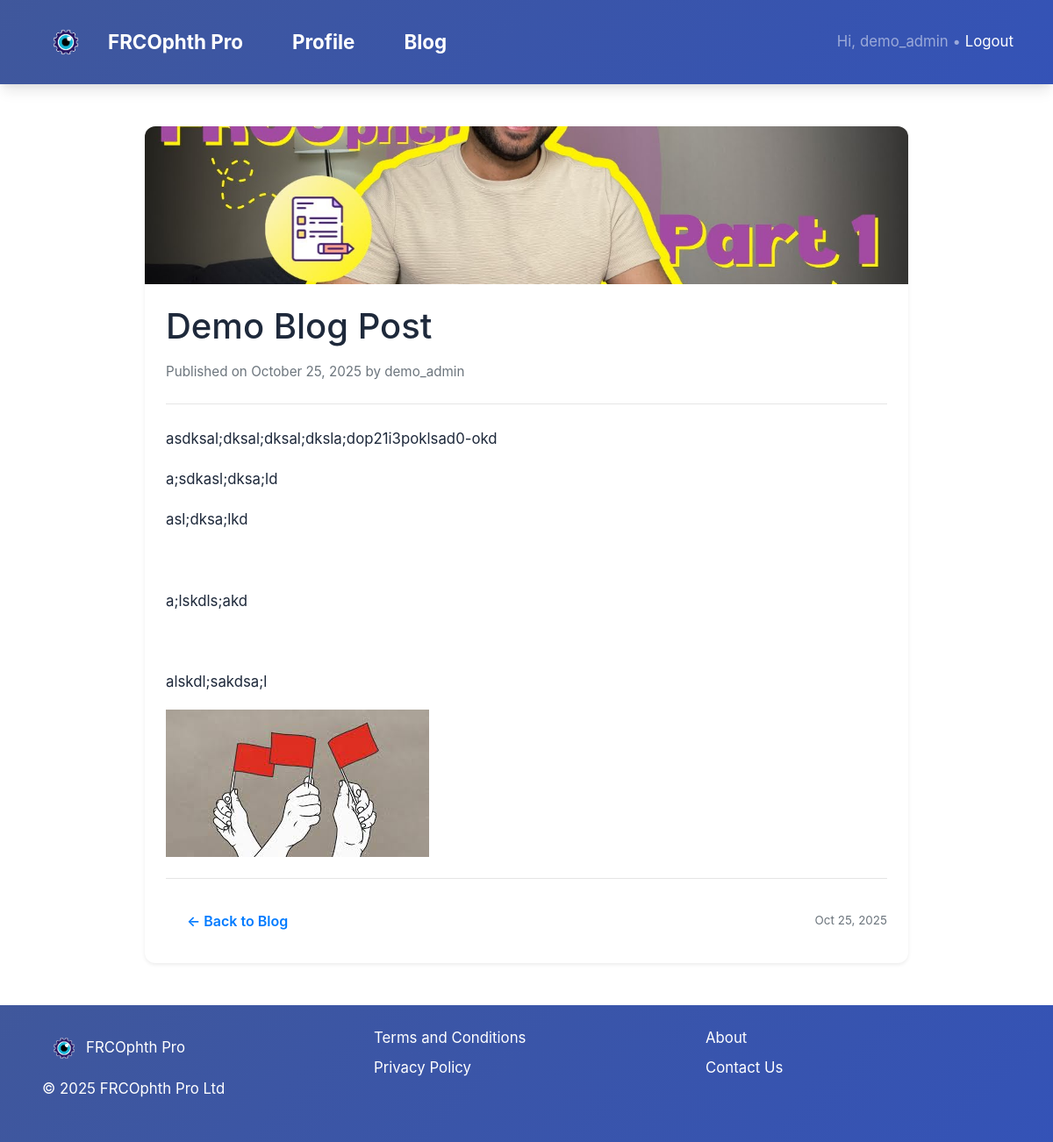
/Quizzes/blog/demo-blog-post/ (signed in), run on the app's committed database.
### Quizzes/models.py (models this page shows, shortened)
class BlogPost(models.Model):
    title = models.CharField(max_length=200)
    slug = models.SlugField(unique=True, blank=True)
    thumbnail = models.ImageField(upload_to='blog_images/', blank=True, null=True)
    short_description = models.TextField(max_length=300, help_text="Shown on the blog homepage.")
    content = CKEditor5Field(config_name='default')
    created_at = models.DateTimeField(auto_now_add=True)
    author = models.ForeignKey(User, on_delete=models.CASCADE)
    class Meta:
        ordering = ['-created_at']

### Quizzes/views.py (the view)
# urls.py: path("blog/<slug:slug>/", views.blog_detail, name="blog_detail"),
def blog_detail(request, slug):
    post = get_object_or_404(BlogPost, slug=slug)
    return render(request, "Quizzes/blog_detail.html", {"post": post})

### Quizzes/templates/Quizzes/blog_detail.html (shortened to what this page needs)
{% extends 'Quizzes/base.html' %}
{% load static %}
{% block content %}
<div class="container my-5" style="max-width: 900px;">
  <div class="card shadow-sm border-0 rounded-4 overflow-hidden">
    {% if post.thumbnail %}
      <img src="{{ post.thumbnail.url }}" alt="{{ post.title }}" class="card-img-top">
    {% endif %}
    <div class="card-body px-4 py-4">
      <h1 class="fw-bold mb-3">{{ post.title }}</h1>
      <p class="text-muted mb-4" style="font-size: 0.95rem;">
        Published on {{ post.created_at|date:"F j, Y" }} by {{ post.author }}
      </p>
      <hr class="my-4">
      <div class="post-content mb-4" style="line-height: 1.8; font-size: 1.05rem;">
        {{ post.content|safe }}
      </div>
      <hr class="my-4">
      <div class="d-flex justify-content-between align-items-center flex-wrap gap-2">
        <a href="{% url 'Quizzes:blog_index' %}" class="btn btn-outline-primary">
          ← Back to Blog
        </a>
        <div class="text-muted small">
           {{ post.created_at|date:"M j, Y" }}
        </div>
      </div>
    </div>
  </div>
</div>
{% endblock %}

### Quizzes/templates/Quizzes/base.html (shortened to what this page needs)
{% load static %}
<!doctype html>
<html lang="en">
  <head>
    <link rel="stylesheet" href="https://cdnjs.cloudflare.com/ajax/libs/twitter-bootstrap/4.5.2/css/bootstrap.min.css"/>
    <link rel="stylesheet" href="https://cdnjs.cloudflare.com/ajax/libs/font-awesome/6.0.0/css/all.min.css">
  </head>
  <body>
    <nav class="navbar navbar-expand-lg navbar-dark" style="background: var(--gradient); box-shadow: var(--shadow);">
      <div class="container">
       <a class="navbar-brand flex items-center" href="{% url 'Quizzes:home' %}">
          <img src="{% static 'img/logo.png' %}" alt="FRCOphth Pro" style="height: 60px; width: auto;" />
          <span class="ml-2 text-white font-semibold text-xl">FRCOphth Pro</span>
      </a>
      <li class="nav-item">
        <a class="navbar-brand flex items-center" href="{% url 'Quizzes:profile' %}" style="padding-left:40px;">
           Profile
        </a>
      </li>
      <li class="nav-item">
        <a class="navbar-brand flex items-center" style="padding-left:40px;" href="{% url 'Quizzes:blog_index' %}">
           Blog
        </a>
      </li>
        <div class="ml-auto text-white-50">
          {% if user.is_authenticated %}
            Hi, {{ user.username }} • <a class="text-white" href="{% url 'logout' %}">Logout</a>
          {% else %}
            <a class="text-white" href="{% url 'login' %}">Login</a>
          {% endif %}
        </div>
      </div>
    </nav>
    <main class="container-fluid px-0" style="min-height:70vh;">
      {% block content %}
      {% endblock %}
    </main>
          <footer class="footer-wrapper py-4" style="background: var(--gradient); color: #fff;">
            <div class="container-fluid px-md-5">
              <div class="row align-items-start">
                <div class="col-md-4 mb-4 d-flex flex-column align-items-start gap-2">
                  <div class="d-flex align-items-center">
                    <img src="{% static 'img/logo.png' %}" alt="FRCOphth Pro" style="height: 50px; width: auto;" />
                    <span class="ms-2 fw-semibold fs-5">FRCOphth Pro</span>
                  </div>
                  <p class="mt-2 mb-0">&copy; 2025 FRCOphth Pro Ltd</p>
                </div>
                <div class="col-md-4 mb-4 d-flex flex-column align-items-start gap-2">
                  <ul class="list-unstyled mb-0">
                    <li class="mb-2">
                      <a href="{% url 'Quizzes:terms' %}" class="text-white text-decoration-none">Terms and Conditions</a>
                    </li>
                    <li>
                      <a href="{% url 'Quizzes:privacy' %}" class="text-white text-decoration-none">Privacy Policy</a>
                    </li>
                  </ul>
                </div>
                <div class="col-md-4 mb-4 d-flex flex-column align-items-start gap-2">
                  <ul class="list-unstyled mb-0">
                    <li class="mb-2">
                      <a href="{% url 'Quizzes:about' %}" class="text-white text-decoration-none">About</a>
                    </li>
                    <li>
                      <a href="mailto:support@frcophthpro.com" class="text-white text-decoration-none">Contact Us</a>
                    </li>
                  </ul>
                </div>
              </div>
            </div>
          </footer>
  </body>
</html>

### data on the page
BlogPost: thumbnail (picture), title "Demo Blog Post", created_at "October 25, 2025", author "demo_admin", content "asdksal;dksal;dksal;dksla;dop21i3poklsad0-okd a;sdkasl;dksa;ld asl;dksa;lkd a;lskdls;akd alskdl;sakdsa;l", content (picture), created_at "Oct 25, 2025"

### other printed values
{{ user.username }} "demo_admin"
